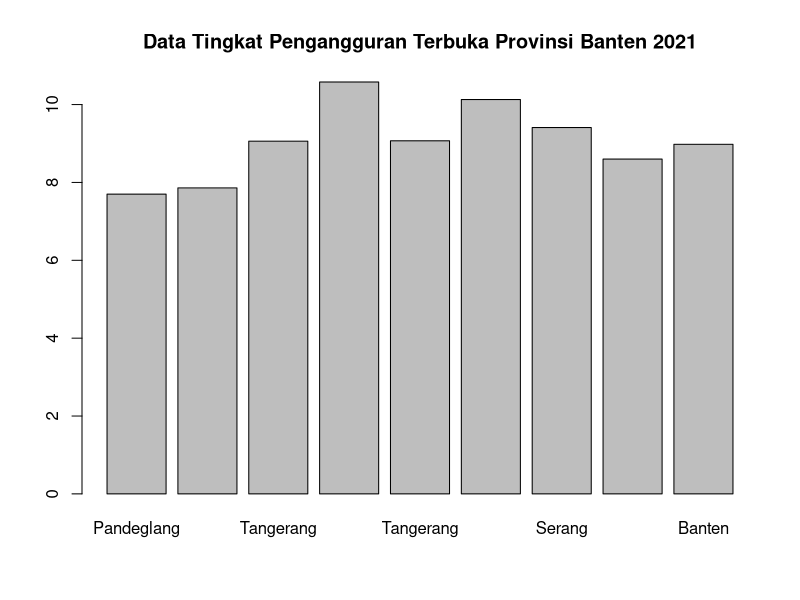
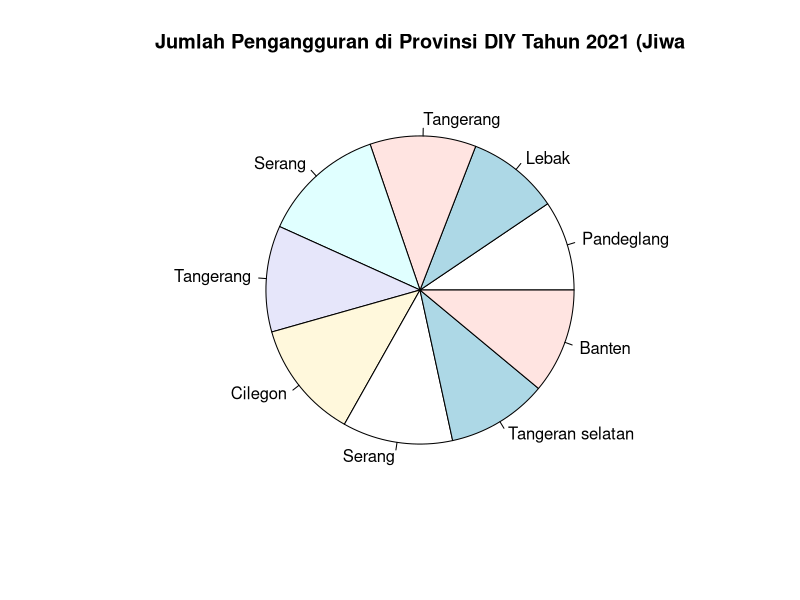
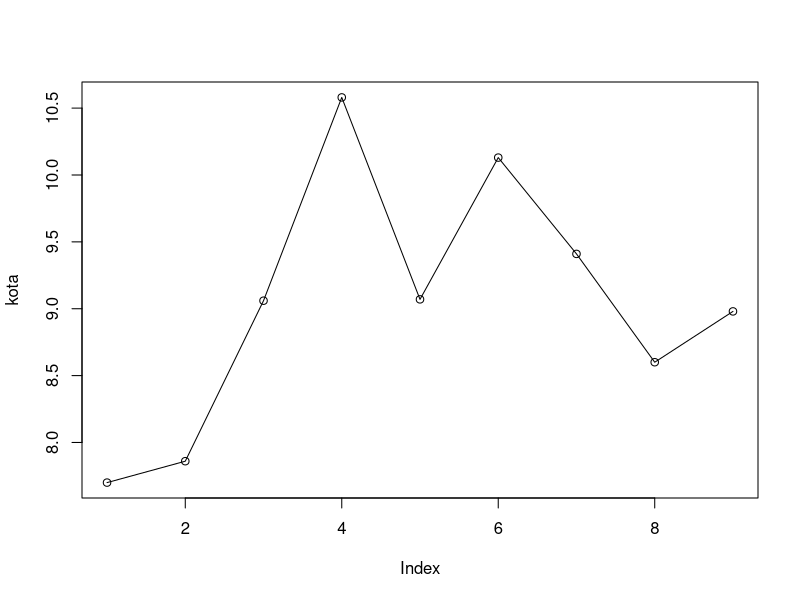

These charts were generated, in order, by the following R code:
## ---- chunk 1
knitr::opts_chunk$set(echo = TRUE)
## ---- chunk 2
# Diagram Batang
kota <- c(7.7, 7.86, 9.06, 10.58, 9.07, 10.13, 9.41, 8.6, 8.98)

barplot(kota, main="Data Tingkat Pengangguran Terbuka Provinsi Banten 2021", horiz=FALSE,
  names.arg=c("Pandeglang", "Lebak", "Tangerang", "Serang", "Tangerang", "Cilegon", "Serang", "Tangeran selatan", "Banten"))
## ---- chunk 3
# Diagram Lingkaran
kota <- c(7.7, 7.86, 9.06, 10.58, 9.07, 10.13, 9.41, 8.6, 8.98)
label <- c("Pandeglang", "Lebak", "Tangerang", "Serang", "Tangerang", "Cilegon", "Serang", "Tangeran selatan", "Banten")
pie(kota, labels = label, main="Jumlah Pengangguran di Provinsi DIY Tahun 2021 (Jiwa")

## ---- chunk 4
#Diagram Stem and Leaf 
kota <- c(7.7, 7.86, 9.06, 10.58, 9.07, 10.13, 9.41, 8.6, 8.98)
stem(kota)

## ---- chunk 5

# Diagram garis
kota <- c(7.7, 7.86, 9.06, 10.58, 9.07, 10.13, 9.41, 8.6, 8.98)

plot(kota, type = "o")

## ---- chunk 6
# menghitung mean
kota <- c(7.7, 7.86, 9.06, 10.58, 9.07, 10.13, 9.41, 8.6, 8.98)

hasil <- mean(kota)

print(hasil)
## ---- chunk 7
# menghitung median
kota <- c(7.7, 7.86, 9.06, 10.58, 9.07, 10.13, 9.41, 8.6, 8.98)

hasil <- median(kota)

print(hasil)
## ---- chunk 8
# modus
kota <- c(7.7, 7.86, 9.06, 10.58, 9.07, 10.13, 9.41, 8.6, 8.98)

# mendefinisikan fungsi modus
mode = function() {
  
  # baru dihitung var  kota  
  return(names(sort(-table(kota)))[1])
}

mode()
## ---- chunk 9
# menghitung varians
kota <- c(7.7, 7.86, 9.06, 10.58, 9.07, 10.13, 9.41, 8.6, 8.98)

hasil <- var(kota)

print(hasil)
## ---- chunk 10
# menghitung data varians
kota <- c(7.7, 7.86, 9.06, 10.58, 9.07, 10.13, 9.41, 8.6, 8.98)

hasil <- sqrt(var(kota))  

print(hasil)
